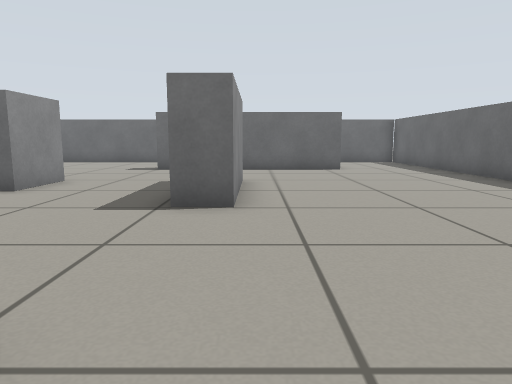
View 1 (above)

13 first-person views from a walk through a robot-simulator world made for Gazebo. The camera is 0.51 m above the floor, tilts 8° down and sees 70° across. The floor is counted in squares, 0.5 m on a side. Each view is taken from the middle of a square. On the plan, view 1 faces up. The plan holds only what a view shows up to about 13 squares ahead; the rest is blank.

View 2
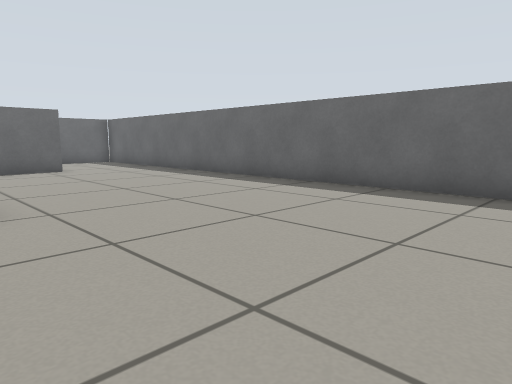

View 3
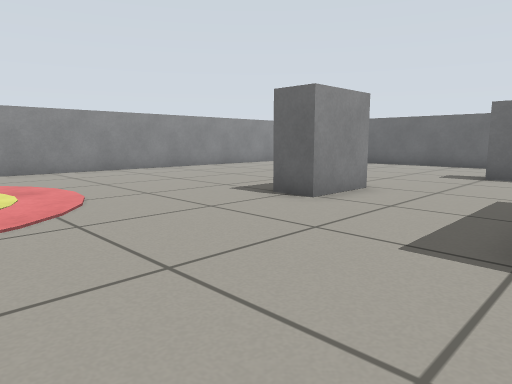

View 4
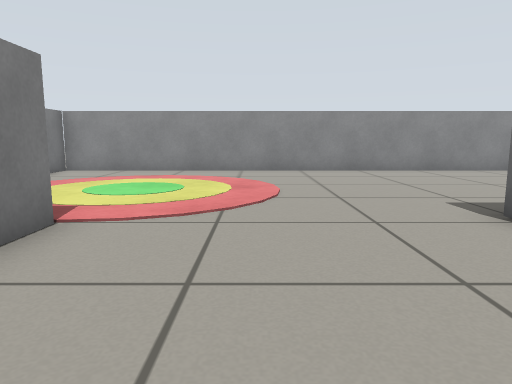

View 5
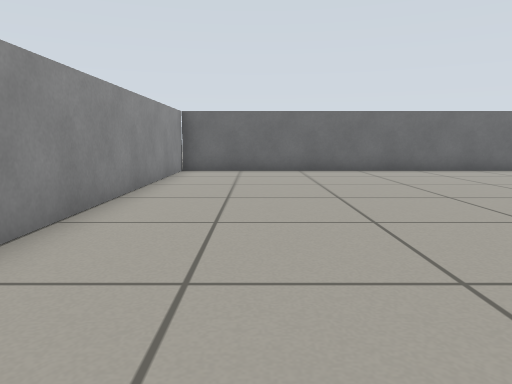

View 6
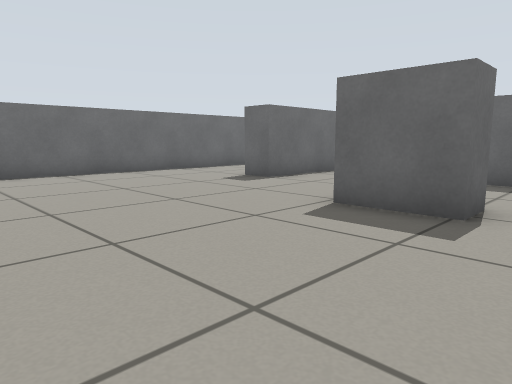

View 7
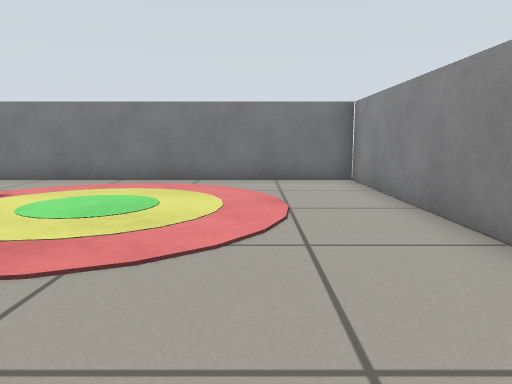

View 8
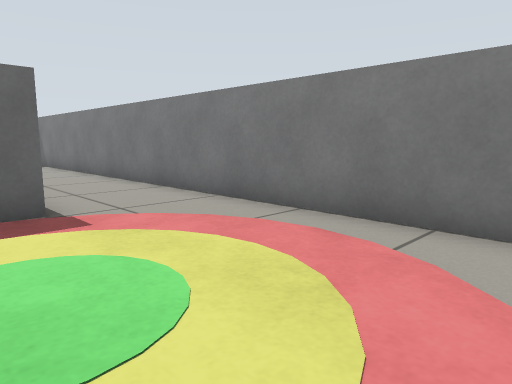

View 9
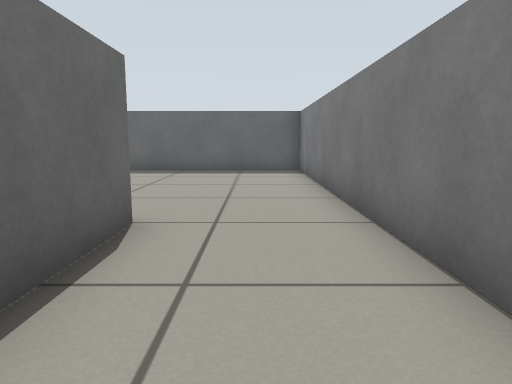

View 10
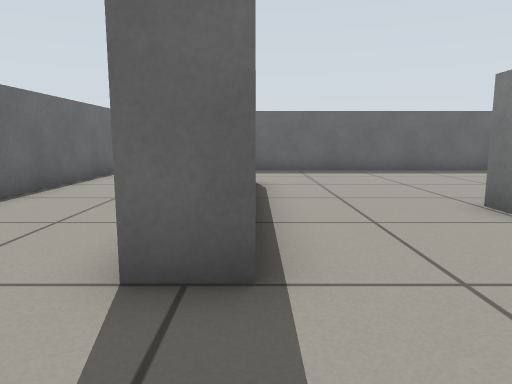

View 11
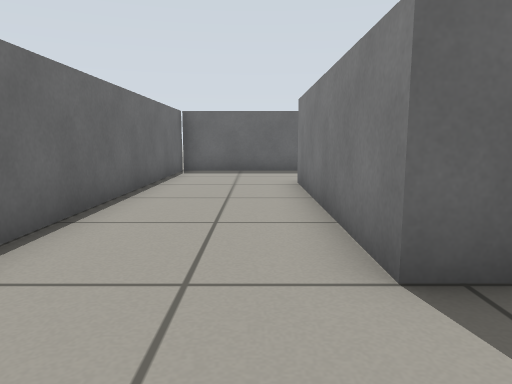

View 12
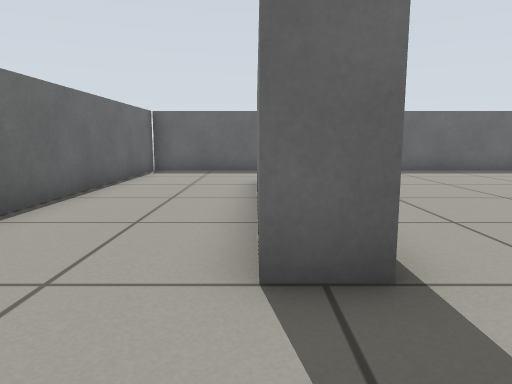

View 13
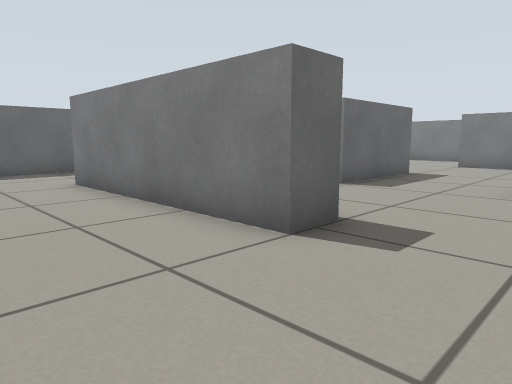

### Floor plan
Points are (right, up) in squares from view 1. A wall is a line through its corners. A room is listed if a view was taken in it or the views show most of it. See-through windows are left out.
Room 1 (views 1, 2, 3, 4, 5, 6, 7, 8, 9, 10, 11, 12, 13)
walls: (-4.9, 9.4) (-4.9, 7.4) (-5.9, 7.4) (-5.9, 9.4); (-1.3, 5.6) (-1.3, 9.4) (-0.3, 9.4) (-0.3, 5.6) (-1.3, 5.6); (-5.5, 1.5) (-2.8, 1.5); (-5.4, 0.5) (-5.4, 1.1); (-1.5, 0.5) (-4, 0.5); (3.1, 13) (-3.5, 13) (-3.5, 14) (3, 14); (-13.5, -2.5) (6.5, -2.5) (6.5, 17.5) (-13.5, 17.5) (-13.5, -2.5)

Positions as (right, up) in squares from view 1, and headings:
1: (0, 0), facing up
2: (-1, 0), facing up-right
3: (-1, 2), facing up-left
4: (-1, 4), facing left
5: (-11, 5), facing up
6: (-11, 6), facing up-right
7: (-11, 7), facing down
8: (-11, 2), facing down-right
9: (-6, -1), facing right
10: (-6, 13), facing right
11: (-6, 15), facing right
12: (-6, 14), facing right
13: (-6, 17), facing down-right
